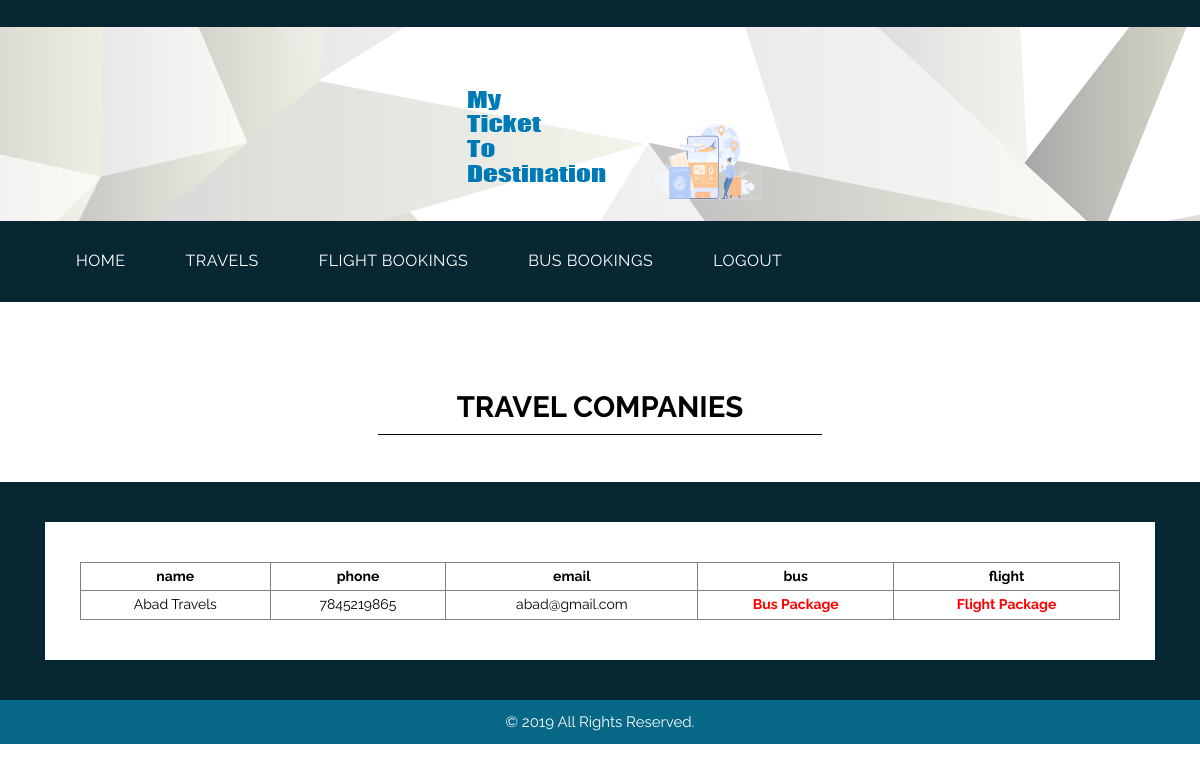
/uviewcom.php, run on the app's committed database.
### tables this page shows
CREATE TABLE `company` (
  `cid` int(11) NOT NULL AUTO_INCREMENT,
  `name` varchar(20) NOT NULL,
  `address` varchar(100) NOT NULL,
  `phone` varchar(12) NOT NULL,
  `email` varchar(50) NOT NULL,
  `licence_no` varchar(50) NOT NULL,
  `owner_name` varchar(50) NOT NULL,
  `owner_email` varchar(50) NOT NULL,
  `owner_phone` varchar(50) NOT NULL,
  PRIMARY KEY (`cid`)
);

### DatabaseCon.php (called while the page is built, shortened)
<?php
class DatabaseCon {
private $dbhost = 'localhost:3306';
private $dbuser = 'root';
private $dbpass = '';
private $conn;
   function __construct()
   		 {
      		$this->conn = mysql_connect($this->dbhost, $this->dbuser, $this->dbpass);
        }
   function selectData($str)
   {
   $retval=mysql_query($str,$this->conn);
   return $retval;
   }
}
?>

### uviewcom.php (the view, shortened to what this page needs)
<!DOCTYPE html>
<html lang="en">
<head>
<link rel="stylesheet" type="text/css" href="css/bootstrap.min.css">
<link rel="stylesheet" type="text/css" href="css/style.css">
<link rel="stylesheet" href="css/responsive.css">
<link rel="stylesheet" href="css/jquery.mCustomScrollbar.min.css">
<link rel="stylesheet" href="https://netdna.bootstrapcdn.com/font-awesome/4.0.3/css/font-awesome.css">
<link rel="stylesheet" href="css/owl.carousel.min.css">
<link rel="stylesheet" href="css/owl.theme.default.min.css">
<link rel="stylesheet" href="https://cdnjs.cloudflare.com/ajax/libs/fancybox/2.1.5/jquery.fancybox.min.css" media="screen">
</head>
<body>
	<div class="header_main">
		<div class="container">
			<div class="logo"><a href="#"><img src="images/logo1.png"></a></div>
		</div>
	</div>
	<div class="header">
		<div class="container">
            <div class="col-sm-12">
                 <div class="menu-area">
                    <nav class="navbar navbar-expand-lg ">
                        <div class="collapse navbar-collapse" id="navbarSupportedContent">
                            <ul class="navbar-nav mr-auto">
                        <li class="nav-item active">
                                <a class="nav-link" href="custhome.php">HOME<span class="sr-only">(current)</span></a> </li>
								<li class="nav-item">
                                <a class="nav-link" href="uviewcom.php">TRAVELS</a></li>
<li class="nav-item">
                                <a class="nav-link" href="vfbook.php">FLIGHT BOOKINGS</a></li>
<li class="nav-item">
                                <a class="nav-link" href="vbbook.php">BUS BOOKINGS</a></li>
                                <li class="#" href="#">
      	                        <a class="nav-link" href="index.html">LOGOUT</a></li>
</ul>
                        </div>
                    </nav>
                </div>
            </div>
        </div>
    </div>
    <div class="contact_main">
    <div class="touch_section">
        <div class="container">
            <h1 class="touch_text">TRAVEL COMPANIES</h1>
        </div>
    </div>
    <div class="lets_touch_main">
        <div class="container">
            <div class="row">
                          <div class="col-md-12">
                    <div class="row">
                        <div class="col-md-12">
                        <div class="input_main">
                       <div class="container">
						<table border="1" style="width:100%;text-align:center;color:black">
<tr>
<th>name</th>
<th>phone</th>
<th>email</th>
<th>bus</th>
<th>flight</th>
</tr>
<?php include('DatabaseCon.php');
	$db=new DatabaseCon();
	$s="select * from company";
	$rs=$db->selectData($s);
	while($row=mysql_fetch_array($rs)){
		?>
		<tr>
		<td><?php echo $row['name']; ?> </td>
		<td><?php echo $row['phone']; ?> </td>
		<td><?php echo $row['email']; ?> </td>
		<tH><a href="viewbus.php?cid=<?php echo $row['cid']; ?>" style="color:red">Bus Package</a></tH>
		<tH><a href="viewfl.php?cid=<?php echo $row['cid']; ?>" style="color:red">Flight Package</a></tH>
		</tr>
	<?php } ?>
	</table> </div>
                    </div>
                        </div>
                    </div>
                </div>
            </div>
        </div>
    </div>
  <div class="copyright">
        <div class="container">
            <div class="row">
                <div class="col-sm-12">
                   <p class="copyright_text">© 2019 All Rights Reserved.</p>
                </div>
            </div>
        </div>
    </div>
</body>
</html>

### css/style.css (style rules this page uses)
* { box-sizing: border-box !important; transition: ease all 0.5s; }
html { scroll-behavior: smooth; }
body { color: #666666; font-size: 14px; font-family: 'Raleway', sans-serif;; line-height: 1.80857; font-weight: normal; overflow-x: hidden; }
a { color: #1f1f1f; text-decoration: none !important; outline: none !important; -webkit-transition: all .3s ease-in-out; -moz-transition: all .3s ease-in-out; -ms-transition: all .3s ease-in-out; -o-transition: all .3s ease-in-out; transition: all .3s ease-in-out; }
h1, h2, h3, h4, h5, h6 { letter-spacing: 0; font-weight: normal; position: relative; padding: 0 0 10px 0; font-weight: normal; line-height: normal; color: #111111; margin: 0 }
h1 { font-size: 24px }
*, *::after, *::before { -webkit-box-sizing: border-box; -moz-box-sizing: border-box; box-sizing: border-box; }
ul, li, ol { margin: 0px; padding: 0px; list-style: none; }
p { margin: 20px; font-weight: 400; font-size: 15px; line-height: 24px; }
a { color: #ffffff; text-decoration: none; outline: none !important; }
.header_main { width: 100%; float: left; background-image: url(../images/header.png); height: auto; padding-top: 20px; padding-bottom: 40px; }
.logo { width: 100%; float: left; text-align: center; margin-top: 55px; }
.header { width: 100%; width: 100%; float: left; background-color: #072833; padding-bottom: 10px; padding-top: 10px; }
.header_main { width: 100%; float: left; background-image: url(../images/header.png); height: auto; padding-bottom: 20px; }
.navbar-expand-lg .navbar-nav .nav-link { padding-right: 60px; padding-left: 0; color: #fff; font-size: 16px; letter-spacing: 0.5px; }
.navbar-nav.mr-auto { width: 100%; margin: 0; display: block; }
.navbar-nav.mr-auto li { float: left; }
.touch_section { width: 100%; padding-top: 57px; margin-bottom: 47px; display: inline-block !important; }
.touch_text { width: 27%; margin: 0 auto; text-align: center; border-bottom: 1px solid #000; color: #050000; font-size: 22pt; font-weight: bold; }
.lets_touch_main { width: 100%; float: left; background-color: #072833; padding-top: 40px; padding-bottom: 40PX; }
.input_main { width: 100%; float: left; background-color: #ffffff; padding: 40px 20px; }
.contact_main { width: 100%; float: left; background-color: #ffffff; padding-top: 40px; }
.copyright { width: 100%; float: left; background-color: #076787; padding-top: 10px; padding-bottom: 10px; }
.copyright_text { width: 100%; float: left; color: #fbfdfd; text-align: center; margin: 0px; }
.contact_main { width: 100%; float: left; padding-top: 30px; }

### css/responsive.css (style rules this page uses)
.touch_text { width: 40%; }

### data on the page
company: name "Abad Travels", phone "7845219865", email "abad@gmail.com"
